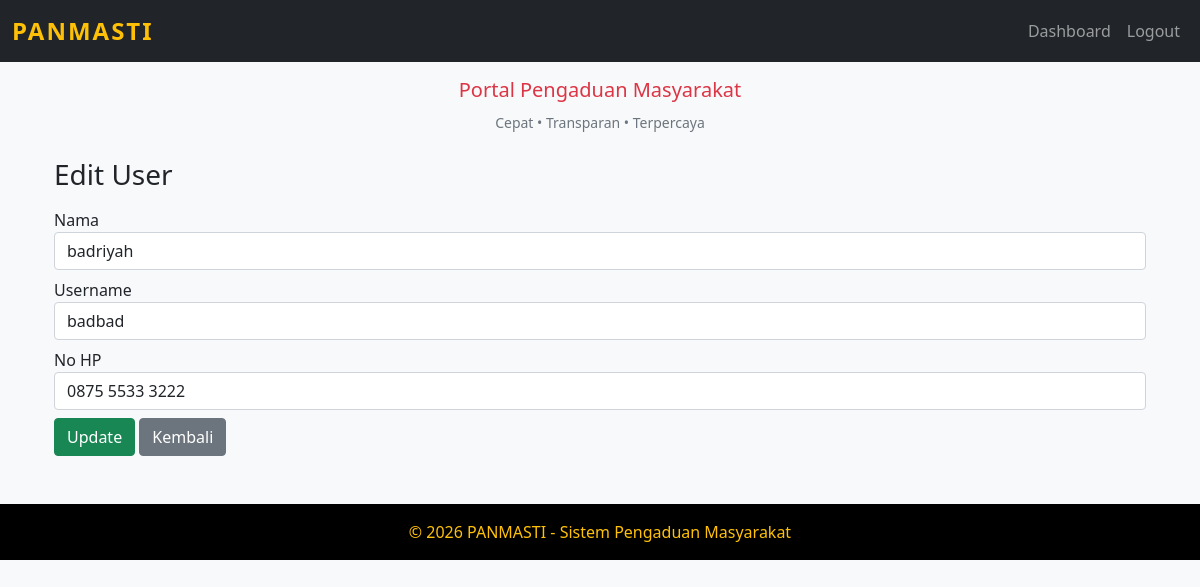
Screenshot of /pengaduanmasyarakat/admin/edit_user.php?id=3 with the database file from the repository.
### tables this page shows
CREATE TABLE `users` (
  `id` int(11) NOT NULL,
  `nama` varchar(100) DEFAULT NULL,
  `username` varchar(50) DEFAULT NULL,
  `no_hp` varchar(20) DEFAULT NULL,
  `password` varchar(255) DEFAULT NULL,
  `role` enum('admin','user') DEFAULT NULL
);

### pengaduanmasyarakat/admin/edit_user.php (the view, shortened to what this page needs)
<?php
include "../koneksi.php";
include "../header.php";
$id = $_GET['id'];
$data = mysqli_query($conn, "SELECT * FROM users WHERE id='$id'");
$d = mysqli_fetch_array($data);
?>
<div class="container mt-4">
    <h3 class="mb-3">Edit User</h3>
    <form method="POST">
        <div class="mb-2">
            <label>Nama</label>
            <input type="text" name="nama" value="<?= $d['nama'] ?>" class="form-control">
        </div>
        <div class="mb-2">
            <label>Username</label>
            <input type="text" name="username" value="<?= $d['username'] ?>" class="form-control">
        </div>
        <div class="mb-2">
            <label>No HP</label>
            <input type="text" name="no_hp" value="<?= $d['no_hp'] ?>" class="form-control">
        </div>
        <button name="update" class="btn btn-success">Update</button>
        <a href="data_user.php" class="btn btn-secondary">Kembali</a>
    </form>
</div>
<?php include "../footer.php"; ?>

### pengaduanmasyarakat/header.php (style rules this page uses)
body { background:#f8f9fa; }
.btn { transition:0.2s; }
a { transition:0.2s; }

### rows the page displays
users: nama "badriyah", username "badbad", no_hp "0875 5533 3222"
